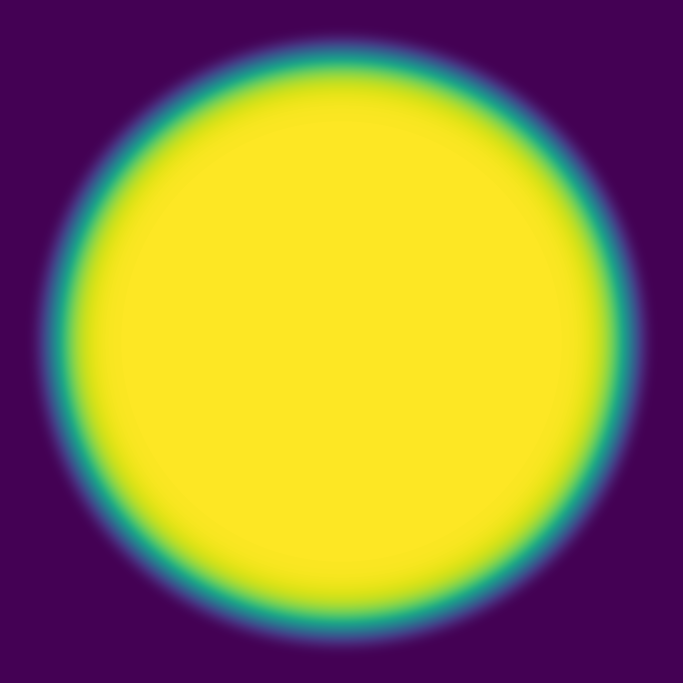
#> input picture code/focal_spot/supergaussian_fit/supergaussian_spot.png, 2048 x 2048 px (shown at 1/3 size)
$ python padded_fourier_transform.py
#> lines starting #> are read from the running program, lines starting #| are printed output that depends on the picture
# |**********************************************************************;
# * Project           : MSci Project: PLAS-Smith-3
# *
# * Program name      : padded_fourier_transform.py
# *
# * Author            : Alice Cao
# *
# * Date created      : 4 Feb 2018
# *
# * Purpose           : Perform a 2D spatial Fourier transform of focal spot data.
# *                     The data must be padded before performing the transform in order to produce a high resolution magnitude spectrum.
# *
# * Revision History  : v1.0
# *
# |**********************************************************************;

import cv2
import numpy as np
from matplotlib import pyplot as plt
from numpy import trapz

import sys
sys.path.insert(0, '../')
from profiler import Profile

supergaussian_spot = cv2.imread('../supergaussian_fit/supergaussian_spot.png',0)
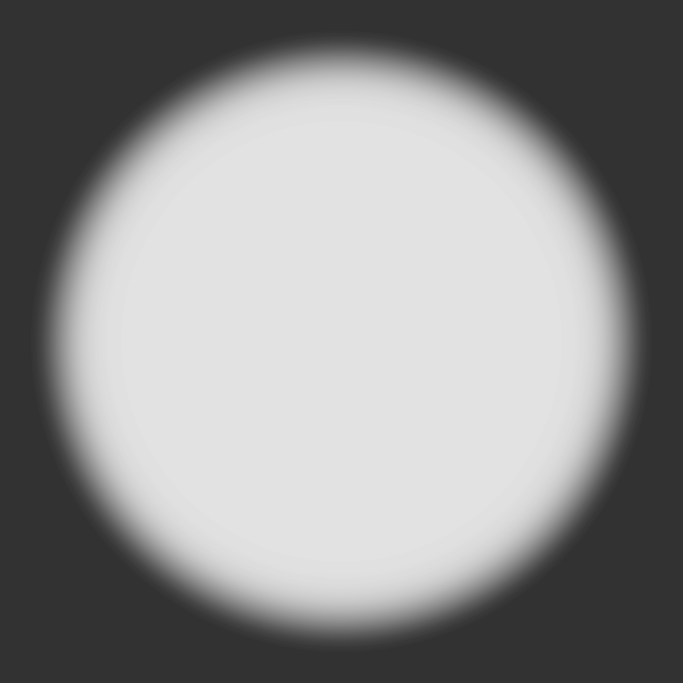
#> supergaussian_spot: shape (2048, 2048) (shown at 1/3 size); min 50, max 226, mean 142.8
blurred_spot = cv2.imread('../d_cam/blurred/blurred.tif',0)

supergaussian_spot_ft = cv2.imread('supergaussian_spot_ft_colour.png',0)
blurred_spot_ft = cv2.imread('actual_ft.png',0)
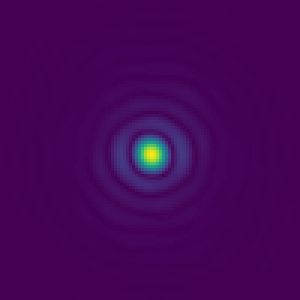
#> input picture code/focal_spot/fourier_transform/actual_ft.png, 100 x 100 px (shown 3 times larger)
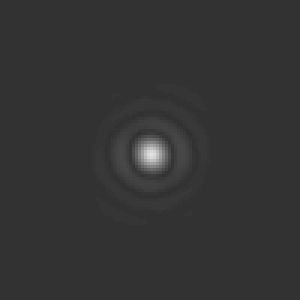
#> blurred_spot_ft: shape (100, 100) (shown 3 times larger); min 50, max 226, mean 51.8


def pad_transform(img, b=0):

    padded = cv2.copyMakeBorder(img, b,b,b,b, cv2.BORDER_CONSTANT, value=0)
#> (the run stopped early here; a loop or call above may not have finished)
